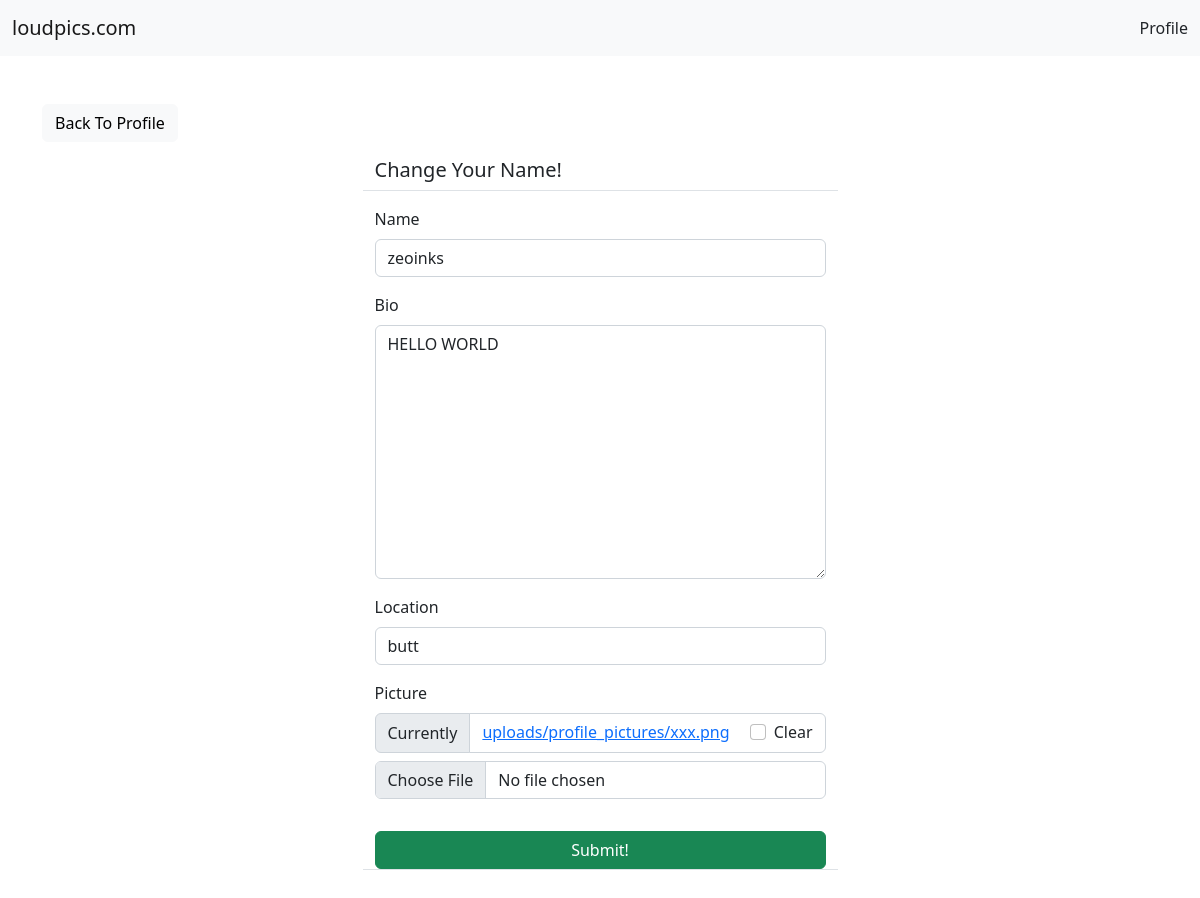
/social/profile/edit/1/ (signed in), run on an earlier commit of the app's database.
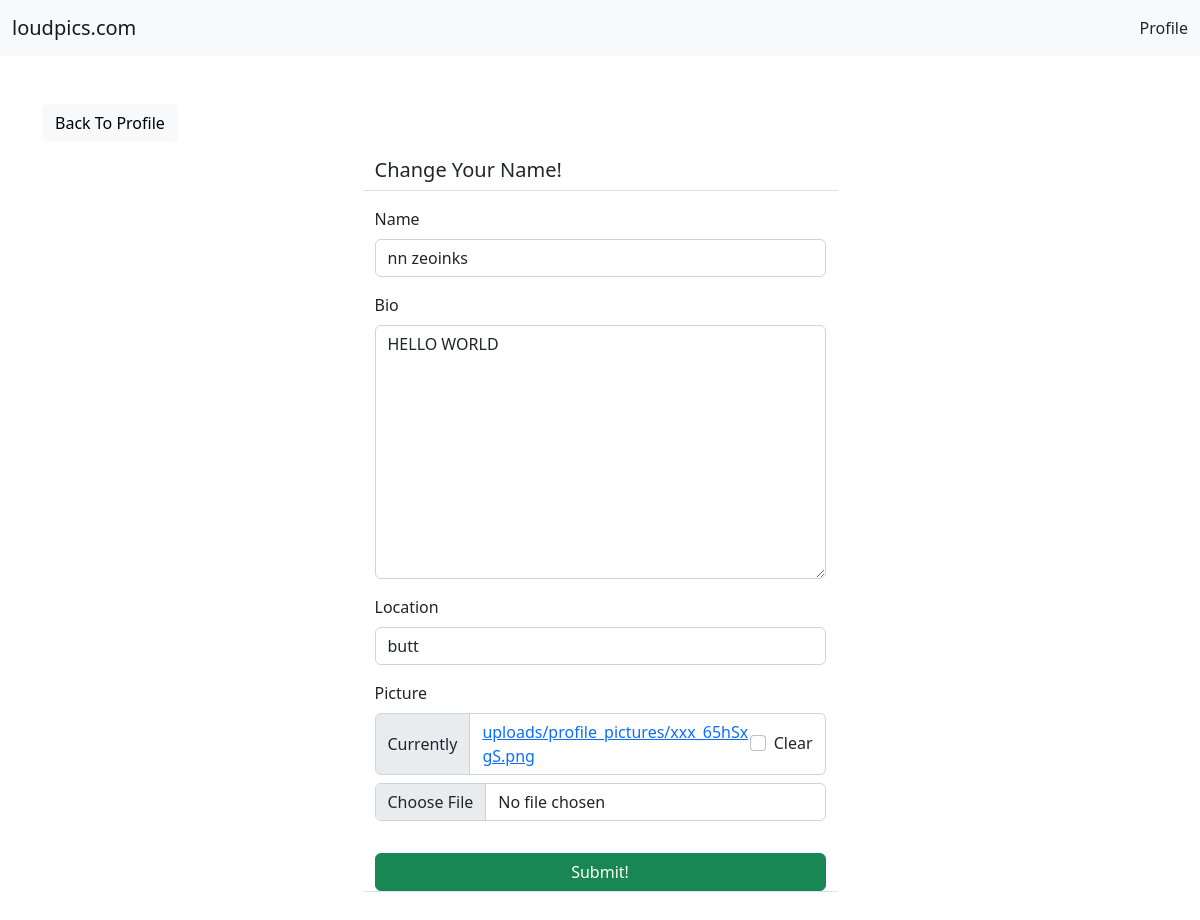
And on a later commit of the database.
### social/models.py (models this page shows)
class UserProfile(models.Model):
    user = models.OneToOneField(User, primary_key=True, verbose_name='user', related_name='profile', on_delete=models.CASCADE)
    name = models.CharField(max_length=10, blank=True, null=True)
    bio = models.TextField(max_length=300, blank=True, null=True)
    location = models.CharField(max_length= 100, blank=True, null=True)
    picture = models.ImageField(upload_to='uploads/profile_pictures', default= 'uploads/profile_pictures/default.jpeg', blank=True)

### social/views.py (the view, shortened to what this page needs)
# urls.py: path('profile/edit/<int:pk>/', ProfileEditView.as_view(), name='profile-edit'),
class ProfileEditView(LoginRequiredMixin, UserPassesTestMixin, UpdateView):
    model = UserProfile
    fields = ['name', 'bio', 'location', 'picture']
    template_name = 'social/profile_edit.html'
    def test_func(self):
        profile = self.get_object()
        return self.request.user == profile.user

### social/templates/social/profile_edit.html (shortened to what this page needs)
{% extends 'landing/base.html' %}
{% load crispy_forms_tags %}
{% block content %}
<div class="container">
    <div class="row mt-5">
        <div class="col-md-5 col-sm-6">
            <a href="{% url 'profile' object.pk %}" class="btn btn-light">Back To Profile</a>
        </div>
    </div>
    <div class="row justify-content-center mt-3">
        <div class="col-md-5 col-sm-12 border-bottom">
            <h5>Change Your Name!</h5>
        </div>
    </div>
    <div class="row justify-content-center mt-3 mb-5">
        <div class="col-md-5 col-sm-12 border-bottom">
            <form method="POST" enctype="multipart/form-data">
                {{ form | crispy }}
                <div class="d-grid gap-2">
                    <button class="btn btn-success mt-3">Submit!</button>
                </div>
            </form>
        </div>
    </div>
</div>
{% endblock content %}

What changed in the data, as far as the page shows it:
changed UserProfile "HELLO WORLD": name "zeoinks" → "nn zeoinks"
Also different on the page:
text no longer shown: "Name Bio Location Picture Currently uploads/profile_pictures/xxx.png Clear"
text now shown: "Name Bio Location Picture Currently uploads/profile_pictures/xxx_65hSxgS.png Clear"
